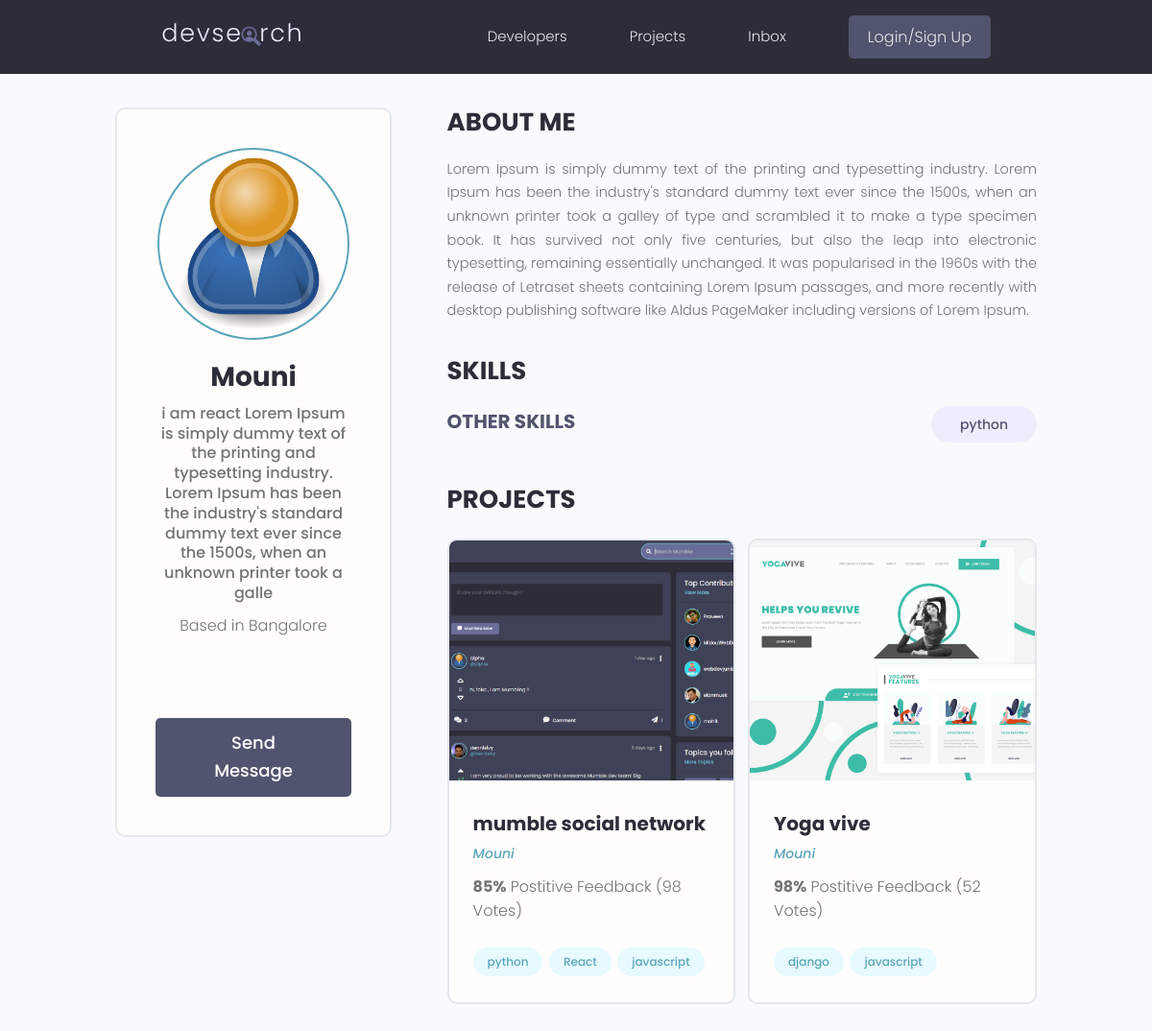
The app's page /profile/e735f929-2b9a-4b91-be2e-15ddc550fb35 with its own data.
### user/models.py (models this page shows, shortened)
class Profile(models.Model):
    user = models.OneToOneField(User, on_delete=models.CASCADE,null =True,blank=True)
    name = models.CharField(max_length=200, null=True,blank=True)
    username = models.CharField(max_length=200, null=True,blank=True)
    location = models.CharField(max_length=200, null=True,blank=True)
    email = models.EmailField(max_length=200,null=True,blank=True)
    short_intro = models.CharField(max_length=200, null=True,blank=True)
    bio = models.TextField(blank=True,null=True)
    profile_image = models.ImageField(null = True, blank= True, upload_to='profiles/',default='profiles/user-default.png')
    social_github = models.CharField(max_length=200, null=True,blank=True)
    social_twitter = models.CharField(max_length=200, null=True,blank=True)
    social_linkedin = models.CharField(max_length=200, null=True,blank=True)
    social_facebook = models.CharField(max_length=200, null=True,blank=True)
    social_youtube = models.CharField(max_length=200, null=True,blank=True)
    social_website = models.CharField(max_length=200, null=True,blank=True)
    created = models.DateField(auto_now_add=True)
    id = models.UUIDField(default = uuid.uuid4, unique=True, primary_key=True, editable=False)

class Skill(models.Model):
    owner = models.ForeignKey(Profile, on_delete=models.CASCADE,null=True,blank=True)
    name = models.CharField(max_length=200, null=True,blank=True)
    descripition = models.TextField(blank=True,null=True)
    created = models.DateField(auto_now_add=True)
    id = models.UUIDField(default = uuid.uuid4, unique=True, primary_key=True, editable=False)
    def __str__(self):
        return self.name

### projects/models.py (models this page shows, shortened)
class Project(models.Model):
    owner = models.ForeignKey(Profile,null=True,blank=True, on_delete=models.SET_NULL)
    title = models.CharField(max_length=200)
    descripition = models.TextField(null=True, blank=True)
    featured_image = models.ImageField(null=True,blank=True,default="default.jpg")
    demo_link = models.CharField(max_length=200, null=True, blank=True)
    source_link = models.CharField(max_length=200, null=True, blank=True)
    tags = models.ManyToManyField('Tag', blank=True)
    vote_total = models.IntegerField(default=0,null=True,blank=True)
    vote_ratio = models.IntegerField(default=0,null=True,blank=True)
    created = models.DateField(auto_now_add=True)
    id = models.UUIDField(default = uuid.uuid4, unique=True, primary_key=True, editable=False)

class Tag(models.Model):
    name = models.CharField(max_length=200)
    created = models.DateField(auto_now_add=True)
    id = models.UUIDField(default = uuid.uuid4, unique=True, primary_key=True, editable=False)
    def __str__(self):
        return self.name

### user/views.py (the view)
# urls.py: path('profile/<str:pk>', views.userprofiles, name="user-profile"),
def userprofiles(request,pk):
    profile = Profile.objects.get(id=pk)
    topskills = profile.skill_set.exclude(descripition__exact ="")
    other_skills = profile.skill_set.filter(descripition ="")
    context = {'profile':profile,"topskills":topskills,"other_skills":other_skills}
    return render(request, 'users/users-profile.html',context)

### user/templates/users/users-profile.html (shortened to what this page needs)
{% extends 'main.html' %}
{% block content %}
<main class="profile my-md">
    <div class="container">
      <div class="layout">
        <div class="column column--1of3">
          <div class="card text-center">
            <div class="card__body dev">
              <img class="avatar avatar--xl" src="{{profile.profile_image.url}}" />
              <h2 class="dev__name">{{profile.name}}</h2>
              <p class="dev__title">{{profile.short_intro}}</p>
              <p class="dev__location">Based in {{profile.location}}</p>
              <ul class="dev__social">
              </ul>
              <a href="#" class="btn btn--sub btn--lg">Send Message </a>
            </div>
          </div>
        </div>
        <div class="column column--2of3">
          <div class="devInfo">
            <h3 class="devInfo__title">About Me</h3>
            <p class="devInfo__about">{{profile.bio}}</p>
          </div>
          <div class="devInfo">
            <h3 class="devInfo__title">Skills</h3>
            <div class="devInfo__skills">
              <div class="devSkill">
              <h3 class="devInfo__subtitle">Other Skills</h3>
              <div class="devInfo__otherSkills">
                {% for skill in other_skills %}
                <span class="tag tag--pill tag--sub tag--lg">
                  <small>{{skill}}</small>
                </span>
                {%endfor%}
              </div>
            </div>
          </div>
          <div class="devInfo">
            <h3 class="devInfo__title">Projects</h3>
            <div class="grid grid--two">
            {% for project in profile.project_set.all %}
              <div class="column">
                <div class="card project">
                  <a href="{% url 'project' project.id %}" class="project">
                    <img class="project__thumbnail" src="{{project.featured_image.url}}" alt="project thumbnail" />
                    <div class="card__body">
                      <h3 class="project__title">{{project.title}}</h3>
                      <p><a class="project__author" href="{% url 'user-profile' project.owner.id %}">{{project.owner.name}}</a></p>
                      <p class="project--rating">
                        <span style="font-weight: bold;">{{project.vote_ratio}}%</span> Postitive
                            Feedback ({{project.vote_total}} Vote{{project.vote_total|pluralize:"s"}})
                      </p>
                      <div class="project__tags">
                        {% for tag in project.tags.all %}
                        <span class="tag tag--pill tag--main">
                           <small>{{ tag }}</small>
                        </span>
                        {% endfor %}
                      </div>
                    </div>
                  </a>
                </div>
              </div>
              {% endfor %}
            </div>
          </div>
        </div>
      </div>
    </div>
  </main>
{% endblock %}

### static/styles/app.css (style rules this page uses)
:root { --color-sub: #2d2d39; }
.btn--sub { background-color: var(--color-sub-light); }
.card { border: 2px solid var(--color-light); }
img { width: 100%; }
.profile .card > .dev { padding: 4rem; }
.dev__name { color: var(--color-sub); font-size: 2.8rem; font-weight: 700; margin-top: 1rem; margin-bottom: 0.5rem; }
.dev__title { font-size: 1.6rem; font-weight: 500; line-height: 1.3; }
.dev__location { margin-top: 1rem; }
.dev__social { margin: 3rem 0; list-style: none; display: flex; justify-content: center; gap: 1.5rem; }
.devInfo { margin-bottom: 3rem; }
.devInfo__title, .devInfo__subtitle { font-size: 2.6rem; color: var(--color-sub); text-transform: uppercase; font-weight: 700; margin-bottom: 1.5rem; }
.devInfo__subtitle { font-size: 2rem; color: var(--color-sub-light); }
.devInfo__about, .devSkill__info { font-size: 1.45rem; line-height: 1.7; text-align: justify; }
.devSkill { margin-bottom: 3rem; }
@media screen and (min-width: 700px) { .devSkill { display: flex; justify-content: space-between; gap: 3rem; } }
.project__author { font-size: 1.4rem; font-style: italic; }
.project--rating { margin-bottom: 1.6em; margin-top: .5em; }
.project__thumbnail { height: 25rem; object-fit: cover; object-position: top center; }
.project__title { font-size: 2rem; font-weight: 700; color: var(--color-sub); }

### static/uikit/styles/modules/_variables.css (style rules this page uses)
:root { --color-main: #5aa5b9; --color-main-light: #e6faff; --color-sub: #3f4156; --color-sub-light: #51546e; --color-sub-lighter: #ededfd; --color-text: #737373; --color-gray: #8b8b8b; --color-light: #e5e7eb; --color-light-gray: #767676; --color-bg: #f8fafd; --color-white: #fffefd; --color-white-light: #f3f3f3; --color-success: #359e64; --color-success-bg: #def8e8; --color-error: #fc4b0b; --color-error-bg: #fff2ee; --font-base: 'Poppins', arial, helvetica, 'Segoe UI', roboto, ubuntu, sans-serif; --font-monospace: 'Fira Code', 'Courier New', courier, monospace; --font-regular: 300; --font-medium: 500; --font-bold: 700; --generic-shadow: 1px 1px 5px #00000010; --generic-transition: all 0.3s ease-in-out; }

### static/uikit/styles/modules/_base.css (style rules this page uses)
* { margin: 0; padding: 0; box-sizing: border-box; text-rendering: optimizeLegibility; color: inherit; font-size: inherit; }
html { font-size: 50%; }
@media only screen and (min-width: 480px) { html { font-size: 56.25%; } }
@media only screen and (min-width: 1200px) { html { font-size: 62.5%; } }
body { line-height: 1.6; font-weight: 400; font-size: 1.5rem; color: var(--color-text); background-color: var(--color-bg); min-height: 100vh; }

### static/uikit/styles/modules/_typography.css (style rules this page uses)
* { font-family: var(--font-base); }
h2 { font-size: 3.6rem; font-weight: var(--font-bold); }
h3 { font-size: 3.2rem; font-weight: var(--font-medium); }
p, span, strong { font-size: 1.6rem; color: var(--color-text); font-weight: var(--font-regular); }
a { padding-bottom: 2px; text-decoration: none; display: inline-block; color: var(--color-main); font-weight: var(--font-medium); }

### static/uikit/styles/modules/_utilities.css (style rules this page uses)
.container { width: 92%; max-width: 165rem; margin: 0 auto; box-sizing: border-box; }
@media screen and (min-width: 1000px) { .container { width: 90%; } }
@media screen and (min-width: 1200px) { .container { width: 80%; } }
.text-center { text-align: center; }
.my-md { margin: 3rem auto; }

### static/uikit/styles/modules/_avatar.css (style rules this page uses)
.avatar { border-radius: 50%; border: 2px solid var(--color-main); object-fit: cover; }
.avatar--xl { height: 20rem; width: 20rem; }

### static/uikit/styles/modules/_button.css (style rules this page uses)
.btn { display: inline-block; position: relative; cursor: pointer; background-color: var(--color-light); font-weight: var(--font-medium); color: var(--color-sub); text-decoration: none; padding: 1rem 2rem; border-radius: 0.5rem; border: none; width: -webkit-fit-content; width: -moz-fit-content; width: fit-content; height: -webkit-fit-content; height: -moz-fit-content; height: fit-content; font-size: 1.6rem; outline-width: 0; outline-color: transparent; -webkit-backface-visibility: hidden; backface-visibility: hidden; transition: all 0.3s ease-in-out; }
.btn--sub { background-color: var(--color-sub); color: var(--color-white); }
.btn--lg { font-size: 1.8rem; padding: 1.2rem 4.5rem; }

### static/uikit/styles/modules/_card.css (style rules this page uses)
.card { border-radius: 1rem; background-color: var(--color-white); border: 1.5px solid var(--color-light); width: auto; height: auto; margin-top: 0.5rem; margin-bottom: 0.5rem; overflow: hidden; }
.card__body, .card__header { padding: 2rem 2.5rem; }

### static/uikit/styles/modules/_layout.css (style rules this page uses)
.layout { display: flex; flex-flow: row wrap; justify-content: space-between; }
.layout > .column { margin-bottom: 3rem; }
.layout > .column.column--1of3 { flex-basis: 30%; }
.layout > .column.column--2of3 { flex-basis: 64%; }

### records on screen
Profile: profile_image (placeholder picture), name "Mouni", short_intro "i am react Lorem Ipsum is simply dummy text of the printing and typesetting industry. Lorem Ipsum has been the industry's standard dummy text ever since the 1500s, when an unknown printer took a galle", location "Bangalore", bio "Lorem Ipsum is simply dummy text of the printing and typesetting industry. Lorem Ipsum has been the industry's standard dummy text ever since the 1500s, when an unknown printer took a galley of type and scrambled it to make a type specimen book. It has survived not only five centuries, but also the leap into electronic typesetting, remaining essentially unchanged. It was popularised in the 1960s with the release of Letraset sheets containing Lorem Ipsum passages, and more recently with desktop publishing software like Aldus PageMaker including versions of Lorem Ipsum."
Skill: name "python"
Project: featured_image (picture), title "mumble social network", owner.name "Mouni", vote_ratio "85", vote_total "98"
Tag: name "python"
Tag: name "React"
Tag: name "javascript"
Project: featured_image (picture), title "Yoga vive", owner.name "Mouni", vote_ratio "98", vote_total "52"
Tag: name "django"
